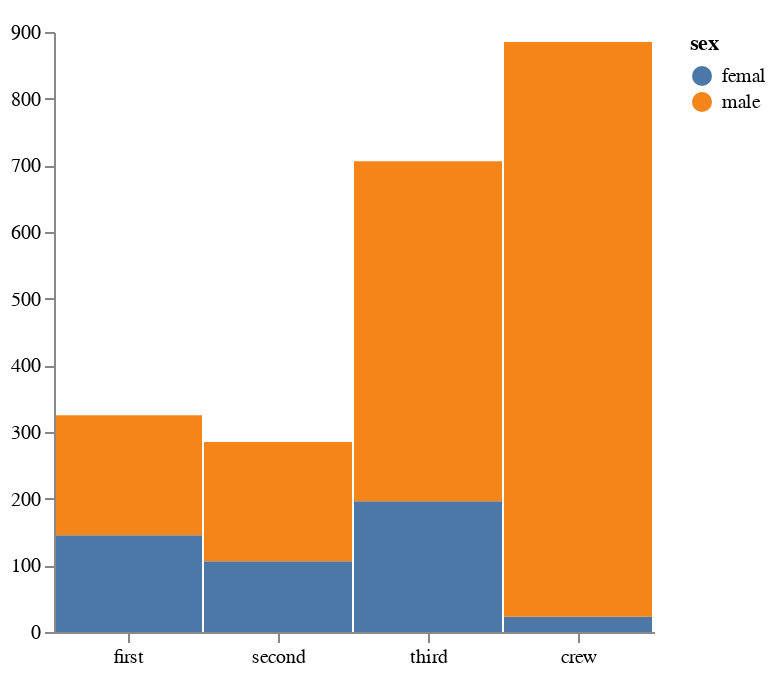

Write a Vega-Lite specification for this figure.
### Vega specification from a JSON file in a GitHub repository (floating-point values rounded to 4 significant figures)
{"description": "A basic stacked bar chart example.", "width": 300, "height": 300, "padding": 5, "data": [{"name": "table", "values": [{"x": "first", "y": 145, "c": "femal"}, {"x": "first", "y": 180, "c": "male"}, {"x": "second", "y": 106, "c": "femal"}, {"x": "second", "y": 179, "c": "male"}, {"x": "third", "y": 196, "c": "femal"}, {"x": "third", "y": 510, "c": "male"}, {"x": "crew", "y": 23, "c": "femal"}, {"x": "crew", "y": 862, "c": "male"}], "transform": [{"type": "stack", "groupby": ["x"], "sort": {"field": "c"}, "field": "y"}]}], "signals": [{"name": "tooltip", "value": {}, "on": [{"events": "rect:mouseover", "update": "datum"}, {"events": "rect:mouseout", "update": "{}"}]}], "scales": [{"name": "x", "type": "band", "range": "width", "domain": {"data": "table", "field": "x"}}, {"name": "y", "type": "linear", "range": "height", "nice": true, "zero": true, "domain": {"data": "table", "field": "y1"}}, {"name": "color", "type": "ordinal", "range": "category", "domain": {"data": "table", "field": "c"}}], "axes": [{"orient": "bottom", "scale": "x", "zindex": 1}, {"orient": "left", "scale": "y", "zindex": 1}], "marks": [{"type": "rect", "from": {"data": "table"}, "encode": {"enter": {"x": {"scale": "x", "field": "x"}, "width": {"scale": "x", "band": 1, "offset": -1}, "y": {"scale": "y", "field": "y0"}, "y2": {"scale": "y", "field": "y1"}, "fill": {"scale": "color", "field": "c"}}, "update": {"fillOpacity": {"value": 1}}, "hover": {"fillOpacity": {"value": 0.5}}}}, {"type": "text", "encode": {"enter": {"align": {"value": "center"}, "baseline": {"value": "bottom"}, "fill": {"value": "#333"}}, "update": {"x": {"scale": "x", "signal": "tooltip.x", "band": 0.5}, "y": {"scale": "y", "signal": "tooltip.y", "offset": -2}, "text": {"signal": "tooltip.y"}, "fillOpacity": [{"test": "isNaN(tooltip.amount)", "value": 0}, {"value": 1}]}}}], "legends": [{"fill": "color", "title": "sex", "orient": "right"}]}
